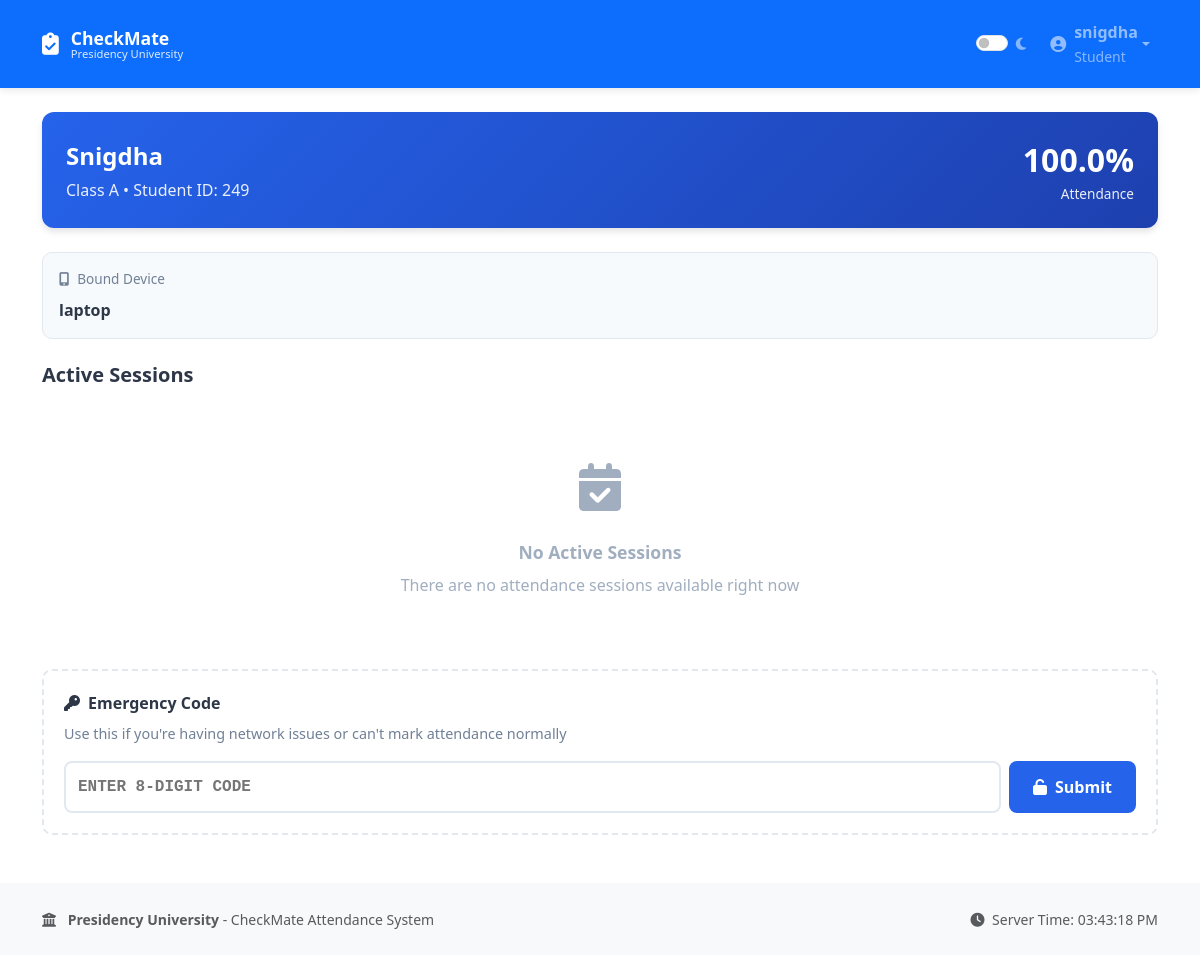
The page /dashboard (signed in) on the database its author committed.
### app.py (models this page shows)
class User(db.Model):
    id = db.Column(db.Integer, primary_key=True)
    username = db.Column(db.String(80), unique=True, nullable=False)
    password_hash = db.Column(db.String(200), nullable=False)
    role = db.Column(db.String(20), nullable=False)
    student_id = db.Column(db.String(20), unique=True, nullable=True)
    name = db.Column(db.String(100), nullable=False)
    email = db.Column(db.String(120), unique=True, nullable=True)
    class_section = db.Column(db.String(10), nullable=True)
    is_active = db.Column(db.Boolean, default=True)
    must_change_password = db.Column(db.Boolean, default=True)
    created_at = db.Column(db.DateTime, default=lambda: datetime.now(timezone.utc))
    last_login = db.Column(db.DateTime, nullable=True)
    subject = db.Column(db.String(100), nullable=True)
    device_id = db.Column(db.String(36), unique=True, nullable=True)
    device_name = db.Column(db.String(100), nullable=True)
    attendance_percentage = db.Column(db.Float, default=0.0)
    admin_remarks = db.Column(db.Text, nullable=True)
    face_id_enabled = db.Column(db.Boolean, default=True)
    has_face_registered = db.Column(db.Boolean, default=False)

### app.py (the view, shortened to what this page needs)
@app.route('/dashboard')
@login_required
def dashboard():
    user = User.query.get(session['user_id'])
    if user.role == 'student' and is_student_blocked(user.id):
        flash('Your account has been blocked due to malpractice. Please contact administration.', 'danger')
    if user.role == 'admin':
        stats = {
            'total_users': User.query.count(),
            'total_teachers': User.query.filter_by(role='teacher').count(),
            'total_students': User.query.filter_by(role='student').count(),
            'active_sessions': AttendanceSession.query.filter_by(is_active=True).count(),
            'class_A': User.query.filter_by(role='student', class_section='A').count(),
            'class_B': User.query.filter_by(role='student', class_section='B').count(),
            'class_C': User.query.filter_by(role='student', class_section='C').count()
        }
        return render_template('admin_dashboard.html', user=user, stats=stats,
                             institution_name=app.config['INSTITUTION_NAME'])
    else: # student
        is_blocked = is_student_blocked(user.id)
        now = datetime.now(timezone.utc)
        available_sessions_query = db.session.query(AttendanceSession, User).join(User).filter(
            AttendanceSession.class_section == user.class_section,
            AttendanceSession.is_completely_finished == False,  # Not completely finished
            db.or_(
                db.and_(AttendanceSession.is_active == True, AttendanceSession.end_time > now),
                db.and_(AttendanceSession.validation_end_time.isnot(None), AttendanceSession.validation_end_time > now)
            )
        )
        all_sessions = available_sessions_query.all()
        student_attendance = {att.session_id: att for att in Attendance.query.filter_by(student_id=user.id).all()}
        available_sessions = []
        marked_ids = [att.session_id for att in student_attendance.values()]
        return render_template('student_dashboard.html', user=user, sessions=available_sessions,
                             marked_ids=marked_ids, is_student_blocked=is_blocked,
                             institution_name=app.config['INSTITUTION_NAME'])

### app.py (called while the page is built)
def make_timezone_aware(dt):
    if dt is None:
        return None
    if dt.tzinfo is None:
        return dt.replace(tzinfo=timezone.utc)
    return dt

def login_required(f):
    @wraps(f)
    def decorated_function(*args, **kwargs):
        if 'user_id' not in session:
            flash('Please log in to access this page.', 'warning')
            return redirect(url_for('login'))
        return f(*args, **kwargs)
    return decorated_function

def is_student_blocked(student_id):
    return BlockedStudent.query.filter_by(
        student_id=student_id,
        is_active=True
    ).first() is not None

def convert_utc_to_local_time(utc_dt):
    if utc_dt is None:
        return ""
    aware_dt = make_timezone_aware(utc_dt)
    local_dt = aware_dt.astimezone(None)
    return local_dt.strftime('%I:%M:%S %p')

@app.context_processor
def inject_config():
    return {
        'institution_name': app.config['INSTITUTION_NAME'],
        'institution_short': app.config['INSTITUTION_SHORT_NAME'],
        'utc_to_local_short': convert_utc_to_local_time_short,
        'utc_to_local_date': convert_utc_to_local_date_short,
        'utc_to_local_full': convert_utc_to_local_time,
        'utc_to_local_datetime': convert_utc_to_local_datetime_full,  # ADDED: New function
        'now': datetime.now,
    }

### templates/student_dashboard.html (shortened to what this page needs)
{% extends "base.html" %} {% block title %}Student Dashboard{% endblock %} {%
block content %}
<div class="student-header">
  <div class="d-flex justify-content-between align-items-center">
    <div>
      <div style="font-size: 1.5rem; font-weight: 700; margin-bottom: 0.25rem">
        {{ user.name }}
      </div>
      <div style="opacity: 0.9">
        Class {{ user.class_section }} • Student ID: {{ user.student_id }}
      </div>
    </div>
    <div class="text-end">
      <div class="attendance-badge">
        {{ "%.1f"|format(user.attendance_percentage) }}%
      </div>
      <div style="font-size: 0.85rem; opacity: 0.9">Attendance</div>
    </div>
  </div>
</div>
{% if user.device_name %}
<div class="device-info-card">
  <div class="device-info-title">
    <i class="fas fa-mobile-alt"></i>
    <span>Bound Device</span>
  </div>
  <div class="device-name">{{ user.device_name }}</div>
</div>
{% endif %}
<div class="mb-4">
  <h5 style="font-weight: 700; color: #2d3748; margin-bottom: 1rem">
    Active Sessions
  </h5>
  {% if sessions and not is_student_blocked %} {% for session, teacher in
  sessions %}
  <div class="session-card" data-session-id="{{ session.id }}">
    <div class="session-header">
      <div style="flex: 1">
        <div class="session-title">{{ session.subject }}</div>
        <div class="session-meta">
          <span class="meta-badge">
            <i class="fas fa-door-open" style="font-size: 0.75rem"></i>
            Class {{ session.class_section }}
          </span>
          <span class="meta-badge">
            <i class="fas fa-chalkboard-teacher" style="font-size: 0.75rem"></i>
            {{ teacher.name }}
          </span>
          <span class="meta-badge">
            <i class="fas fa-clock" style="font-size: 0.75rem"></i>
            {{ utc_to_local_short(session.start_time) }} - {{
            utc_to_local_short(session.end_time) }}
          </span>
        </div>
      </div>
    </div>
    <div id="action-{{ session.id }}">
      {% if session.id in marked_ids %}
      <div class="status-marked">
        <i class="fas fa-check-circle me-2"></i>Attendance Marked
      </div>
      {% else %}
      <button
        class="action-button btn-mark"
        onclick="markAttendance({{ session.id }})"
      >
        <i class="fas fa-fingerprint me-2"></i>Mark Attendance
      </button>
      {% endif %}
    </div>
    <div id="validation-{{ session.id }}" class="validation-card">
      <div style="text-align: center; margin-bottom: 1rem">
        <div style="font-weight: 600; font-size: 1.1rem; margin-bottom: 0.5rem">
          <i class="fas fa-exclamation-triangle me-2"></i>Validation Required
        </div>
        <div style="opacity: 0.9; font-size: 0.9rem">
          Confirm your attendance within the time limit
        </div>
      </div>
      <div class="validation-timer" id="timer-{{ session.id }}">02:00</div>
      <button
        id="validate-btn-{{ session.id }}"
        class="btn-validate"
        onclick="validateAttendance({{ session.id }})"
      >
        <i class="fas fa-check-double me-2"></i>Validate Now
      </button>
    </div>
  </div>
  {% endfor %} {% else %}
  <div class="empty-state">
    <div class="empty-icon"><i class="fas fa-calendar-check"></i></div>
    <div style="font-weight: 600; font-size: 1.1rem; margin-bottom: 0.5rem">
      No Active Sessions
    </div>
    <div>There are no attendance sessions available right now</div>
  </div>
  {% endif %}
</div>
<div class="emergency-section">
  <div class="emergency-title">
    <i class="fas fa-key"></i>
    <span>Emergency Code</span>
  </div>
  <div class="emergency-description">
    Use this if you're having network issues or can't mark attendance normally
  </div>
  <div class="emergency-input-group">
    <input
      type="text"
      id="emergencyCodeInput"
      class="emergency-input"
      placeholder="Enter 8-digit code"
      maxlength="8"
      autocomplete="off"
      inputmode="text"
      readonly
      onfocus="this.removeAttribute('readonly');"
    />
    <button class="btn-emergency" onclick="useEmergencyCode()">
      <i class="fas fa-unlock me-2"></i>Submit
    </button>
  </div>
</div>
{% endblock %}

### templates/base.html (shortened to what this page needs)
<!DOCTYPE html>
<html lang="en">
  <head>
    <link
      href="https://cdnjs.cloudflare.com/ajax/libs/bootstrap/5.3.2/css/bootstrap.min.css"
      rel="stylesheet"
    />
    <link
      href="https://cdnjs.cloudflare.com/ajax/libs/font-awesome/6.4.0/css/all.min.css"
      rel="stylesheet"
    />
  </head>
  <body>
    <nav class="navbar navbar-expand-lg navbar-dark bg-primary sticky-top">
      <div class="container">
        {% if session.user_id %}
        <a class="navbar-brand fw-bold" href="{{ url_for('dashboard') }}">
        {% else %}
        <a class="navbar-brand fw-bold" href="{{ url_for('index') }}">
        {% endif %}
          <i class="fas fa-clipboard-check brand-icon"></i>
          <div class="brand-content">
            <div class="brand-title">CheckMate</div>
            <div class="institution-full">{{ institution_name }}</div>
          </div>
        </a>
        <div class="d-flex align-items-center">
          <div class="form-check form-switch me-3">
            <input
              class="form-check-input"
              type="checkbox"
              id="darkModeToggle"
              title="Toggle Dark Mode"
            />
            <label
              class="form-check-label text-white-50 small"
              for="darkModeToggle"
            >
              <i class="fas fa-moon"></i>
            </label>
          </div>
          <ul class="navbar-nav">
            {% if session.user_id %}
            <li class="nav-item dropdown">
              <a
                class="nav-link dropdown-toggle d-flex align-items-center"
                href="#"
                id="navbarUserDropdown"
                role="button"
                data-bs-toggle="dropdown"
                aria-expanded="false"
              >
                <i class="fas fa-user-circle me-2"></i>
                <div class="d-none d-md-block">
                  <div class="fw-semibold">{{ session.username }}</div>
                  <small class="text-white-50">{{ session.role|title }}</small>
                </div>
              </a>
            </li>
            {% endif %}
          </ul>
        </div>
      </div>
    </nav>
    <main class="container my-4">
       {% block content %}{% endblock %}
    </main>
    <footer class="bg-light mt-5 py-4">
      <div class="container text-center">
        <div class="row align-items-center">
          <div class="col-md-6 text-md-start">
            <small class="text-muted">
              <i class="fas fa-university me-2"></i>
              <strong>{{ institution_name }}</strong> - CheckMate Attendance
              System
            </small>
          </div>
          <div class="col-md-6 text-md-end">
            <small class="text-muted">
              <i class="fas fa-clock me-1"></i>
              Server Time:
              <span id="serverTime">{{ utc_to_local_full(now()) }}</span>
            </small>
          </div>
        </div>
      </div>
    </footer>
  </body>
</html>

### templates/base.html (style rules this page uses)
body { transition: background-color 0.2s ease-in-out, color 0.2s ease-in-out; font-family: "Segoe UI", Tahoma, Geneva, Verdana, sans-serif; }
.navbar { box-shadow: 0 2px 8px rgba(0, 0, 0, 0.1); padding-top: 0.75rem; padding-bottom: 0.75rem; }
.navbar-brand { font-weight: 600; font-size: 1.3rem; display: flex; align-items: center; gap: 0.75rem; }
.brand-content { display: flex; flex-direction: column; line-height: 1.2; }
.brand-title { font-weight: 700; font-size: 1.1rem; }
.institution-full { font-size: 0.7rem; font-weight: 400; opacity: 0.85; margin-top: -2px; }
.brand-icon { font-size: 1.4rem; flex-shrink: 0; }

### templates/student_dashboard.html (style rules this page uses)
.student-header { background: linear-gradient(135deg, #2563eb 0%, #1e40af 100%); border-radius: 12px; padding: 1.5rem; color: white; margin-bottom: 1.5rem; box-shadow: 0 4px 6px rgba(0, 0, 0, 0.1); }
.attendance-badge { font-size: 2rem; font-weight: 700; display: inline-block; min-width: 80px; }
.device-info-card { background: #f7fafc; border: 1px solid #e2e8f0; border-radius: 10px; padding: 1rem; margin-bottom: 1.5rem; }
.device-info-title { font-size: 0.85rem; color: #718096; margin-bottom: 0.5rem; display: flex; align-items: center; gap: 0.5rem; }
.device-name { font-weight: 600; color: #2d3748; font-size: 1rem; }
.emergency-section { background: white; border: 2px dashed #e2e8f0; border-radius: 10px; padding: 1.25rem; }
.emergency-title { font-weight: 600; color: #2d3748; margin-bottom: 0.5rem; display: flex; align-items: center; gap: 0.5rem; }
.emergency-description { font-size: 0.9rem; color: #718096; margin-bottom: 1rem; }
.emergency-input-group { display: flex; gap: 0.5rem; }
.emergency-input { flex: 1; padding: 0.75rem; border: 2px solid #e2e8f0; border-radius: 8px; font-size: 1rem; text-transform: uppercase; font-family: "Courier New", monospace; font-weight: 600; }
.btn-emergency { padding: 0.75rem 1.5rem; background: #2563eb; color: white; border: none; border-radius: 8px; font-weight: 600; cursor: pointer; white-space: nowrap; transition: all 0.2s ease; }
.empty-state { text-align: center; padding: 3rem 1rem; color: #a0aec0; }
.empty-icon { font-size: 3rem; margin-bottom: 1rem; }

### rows shown on the page
User: role "Student", name "Snigdha", class_section "A", student_id "249", attendance_percentage "100.0", device_name "laptop"

### other values the page prints
{{ institution_name }} "Presidency University"
{{ session.username }} "snigdha"
